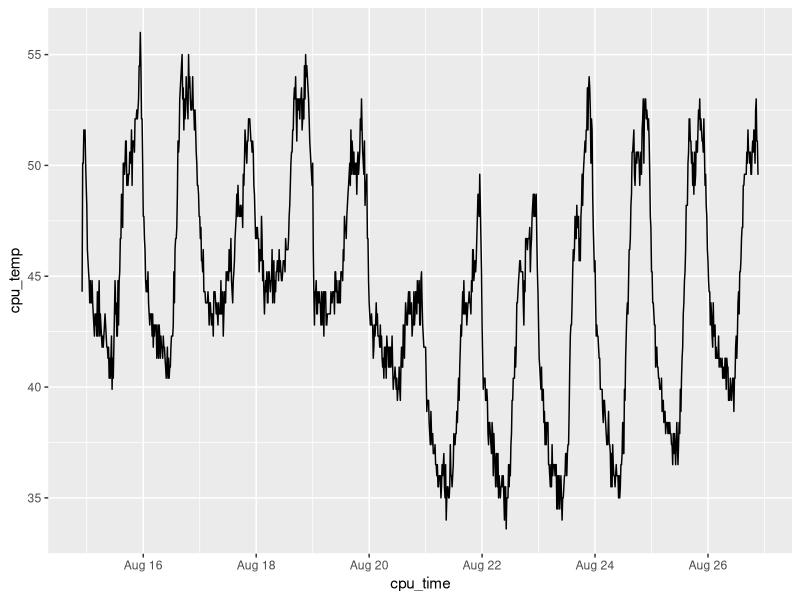

This chart was generated by the following R code:
## ---- chunk 1
library(data.table)
library(ggplot2)

parsed_db  <- fread('dashboard/db_parsed.csv')


ggplot(parsed_db) +
    geom_line(aes(x = cpu_time, y = cpu_temp))
